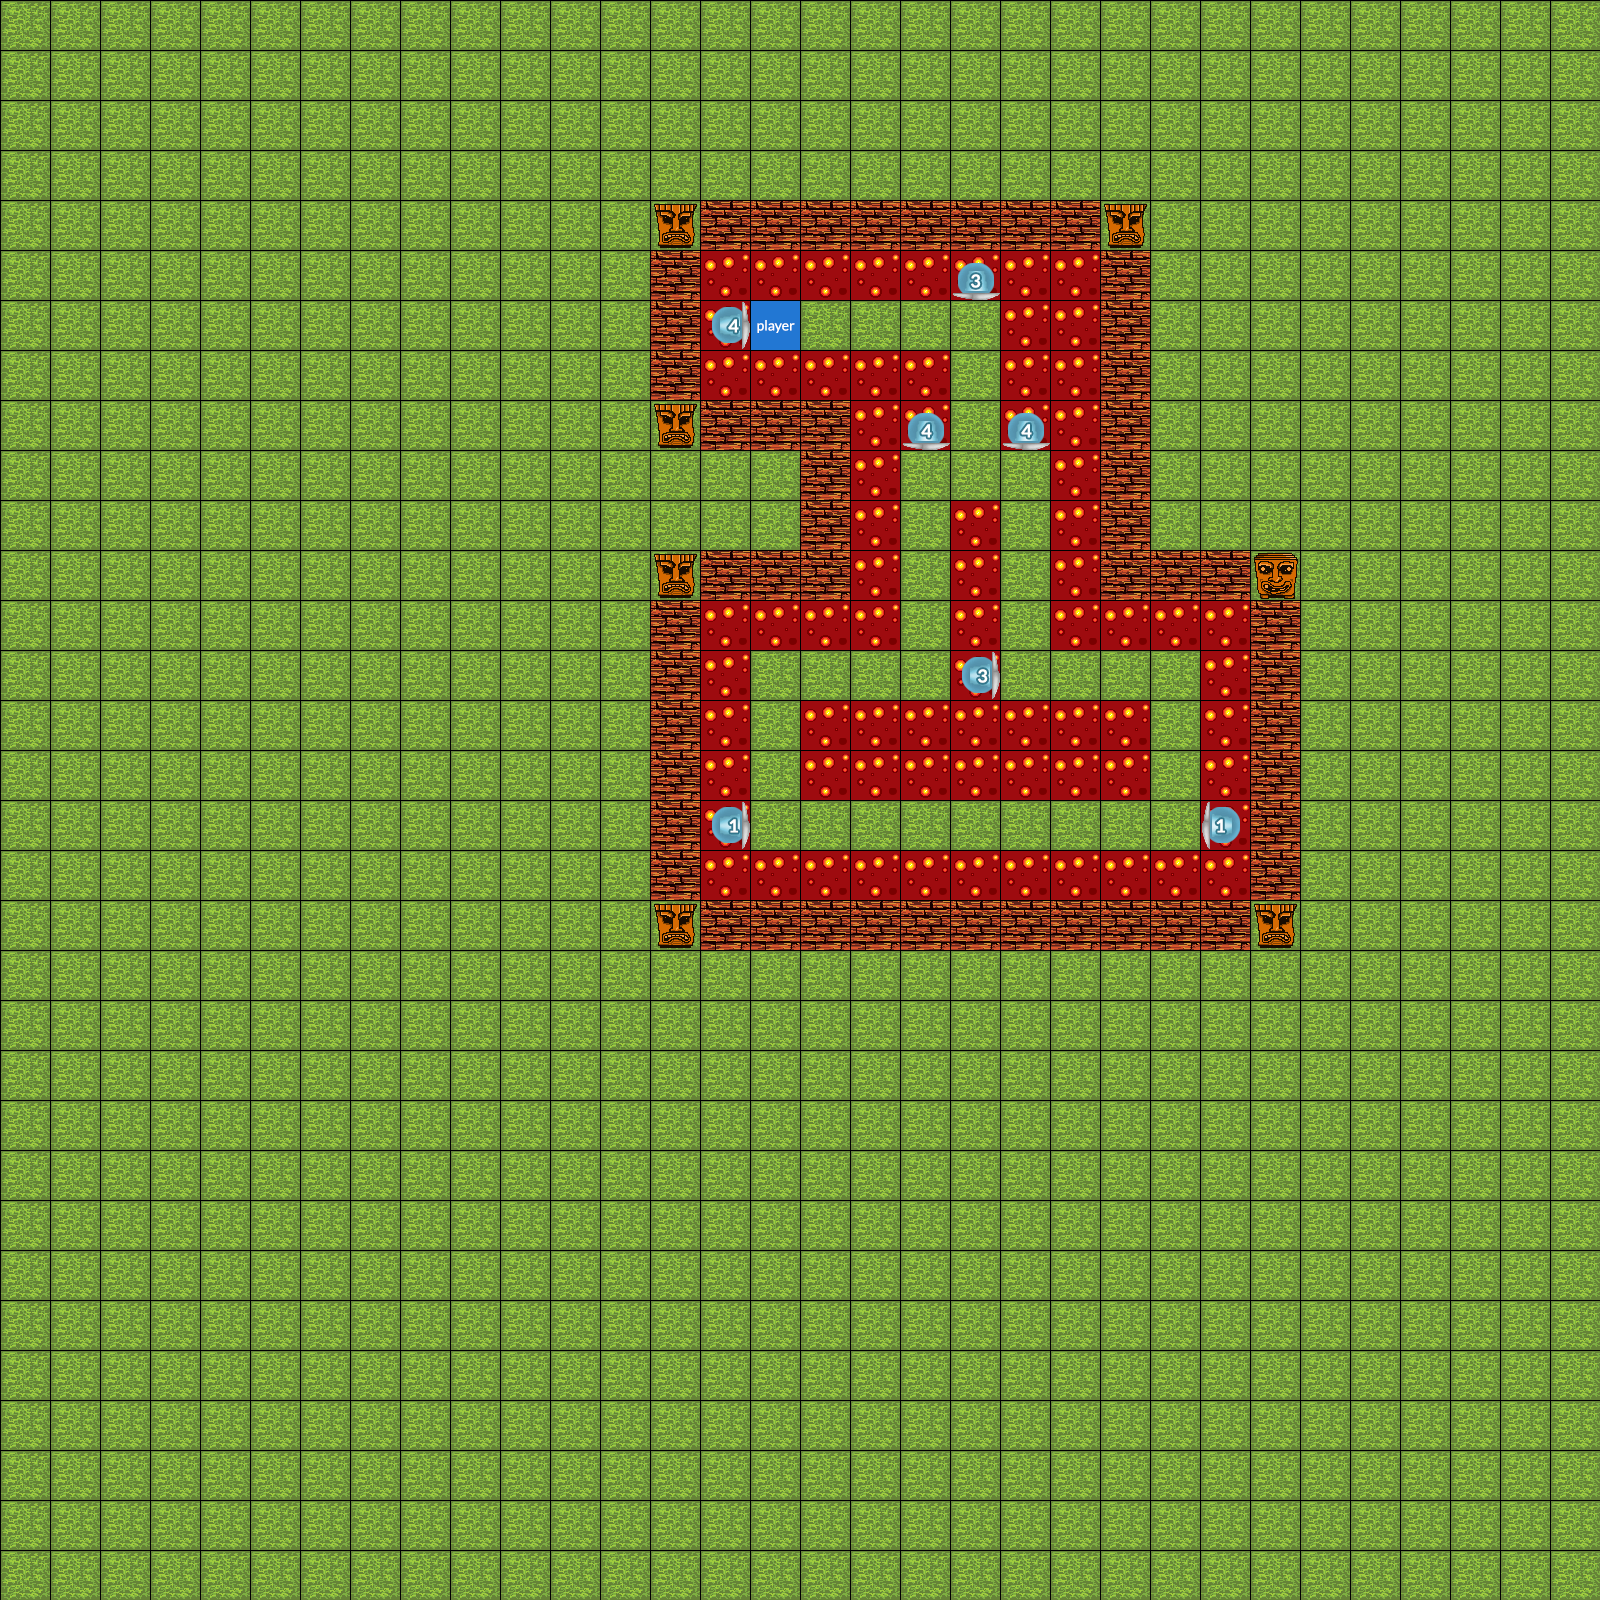

Below is a game level as drawn by its tile map, then a one-line description and the .tmx that defines it (tile-layer data replaced by summaries):
An orthogonal 32x32 tile map with 50x50 px tiles, 4 tile layers (Background, Paths, Interactive, Foreground).

<map version="1.0" orientation="orthogonal" renderorder="right-down" width="32" height="32" tilewidth="50" tileheight="50" nextobjectid="1">
 <properties>
  <property name="name" value="Template" />
 </properties>
 <tileset firstgid="1" name="tiles" tilewidth="50" tileheight="50" spacing="2" tilecount="540" columns="27">
  <image source="../images/tiles.png" width="1404" height="1040" />
  <tile id="432">
   <properties>
    <property name="fan" type="int" value="2" />
    <property name="strength" type="int" value="1" />
   </properties>
  </tile>
  <tile id="433">
   <properties>
    <property name="fan" value="0" />
    <property name="strength" type="int" value="1" />
   </properties>
  </tile>
  <tile id="434">
   <properties>
    <property name="fan" value="2" />
    <property name="strength" type="int" value="2" />
   </properties>
  </tile>
  <tile id="435">
   <properties>
    <property name="fan" value="0" />
    <property name="strength" type="int" value="2" />
   </properties>
  </tile>
  <tile id="436">
   <properties>
    <property name="fan" value="2" />
    <property name="strength" type="int" value="3" />
   </properties>
  </tile>
  <tile id="437">
   <properties>
    <property name="fan" value="0" />
    <property name="strength" type="int" value="3" />
   </properties>
  </tile>
  <tile id="438">
   <properties>
    <property name="flame" type="int" value="1" />
   </properties>
  </tile>
  <tile id="439">
   <properties>
    <property name="flame" type="int" value="2" />
   </properties>
  </tile>
  <tile id="459">
   <properties>
    <property name="fan" value="3" />
    <property name="strength" type="int" value="1" />
   </properties>
  </tile>
  <tile id="460">
   <properties>
    <property name="fan" type="int" value="1" />
    <property name="strength" type="int" value="1" />
   </properties>
  </tile>
  <tile id="461">
   <properties>
    <property name="fan" value="3" />
    <property name="strength" type="int" value="2" />
   </properties>
  </tile>
  <tile id="462">
   <properties>
    <property name="fan" type="int" value="1" />
    <property name="strength" type="int" value="2" />
   </properties>
  </tile>
  <tile id="463">
   <properties>
    <property name="fan" value="3" />
    <property name="strength" type="int" value="3" />
   </properties>
  </tile>
  <tile id="464">
   <properties>
    <property name="fan" type="int" value="1" />
    <property name="strength" type="int" value="3" />
   </properties>
  </tile>
  <tile id="465">
   <properties>
    <property name="flame" type="int" value="3" />
   </properties>
  </tile>
  <tile id="466">
   <properties>
    <property name="flame" type="int" value="4" />
   </properties>
  </tile>
  <tile id="486">
   <properties>
    <property name="fan" value="2" />
    <property name="strength" type="int" value="4" />
   </properties>
  </tile>
  <tile id="487">
   <properties>
    <property name="fan" value="0" />
    <property name="strength" type="int" value="4" />
   </properties>
  </tile>
  <tile id="488">
   <properties>
    <property name="fan" value="2" />
    <property name="strength" type="int" value="5" />
   </properties>
  </tile>
  <tile id="489">
   <properties>
    <property name="fan" value="0" />
    <property name="strength" type="int" value="5" />
   </properties>
  </tile>
  <tile id="490">
   <properties>
    <property name="fan" value="2" />
    <property name="strength" type="int" value="6" />
   </properties>
  </tile>
  <tile id="491">
   <properties>
    <property name="fan" value="0" />
    <property name="strength" type="int" value="6" />
   </properties>
  </tile>
  <tile id="513">
   <properties>
    <property name="fan" value="3" />
    <property name="strength" type="int" value="4" />
   </properties>
  </tile>
  <tile id="514">
   <properties>
    <property name="fan" type="int" value="1" />
    <property name="strength" type="int" value="4" />
   </properties>
  </tile>
  <tile id="515">
   <properties>
    <property name="fan" value="3" />
    <property name="strength" type="int" value="5" />
   </properties>
  </tile>
  <tile id="516">
   <properties>
    <property name="fan" type="int" value="1" />
    <property name="strength" type="int" value="5" />
   </properties>
  </tile>
  <tile id="517">
   <properties>
    <property name="fan" value="3" />
    <property name="strength" type="int" value="6" />
   </properties>
  </tile>
  <tile id="518">
   <properties>
    <property name="fan" type="int" value="1" />
    <property name="strength" type="int" value="6" />
   </properties>
  </tile>
  <tile id="527">
   <properties>
    <property name="player" type="bool" value="true" />
   </properties>
  </tile>
 </tileset>
 <layer name="Background" width="32" height="32">
  <data>[1024 cells, 1024 non-empty, 3 distinct tile ids]</data>
 </layer>
 <layer name="Paths" width="32" height="32">
  <data>[1024 cells, 37 non-empty, 1 distinct tile ids]</data>
 </layer>
 <layer name="Interactive" width="32" height="32">
  <data>[1024 cells, 8 non-empty, 7 distinct tile ids]</data>
 </layer>
 <layer name="Foreground" width="32" height="32">
  <data>[1024 cells, 8 non-empty, 3 distinct tile ids]</data>
 </layer>
</map>